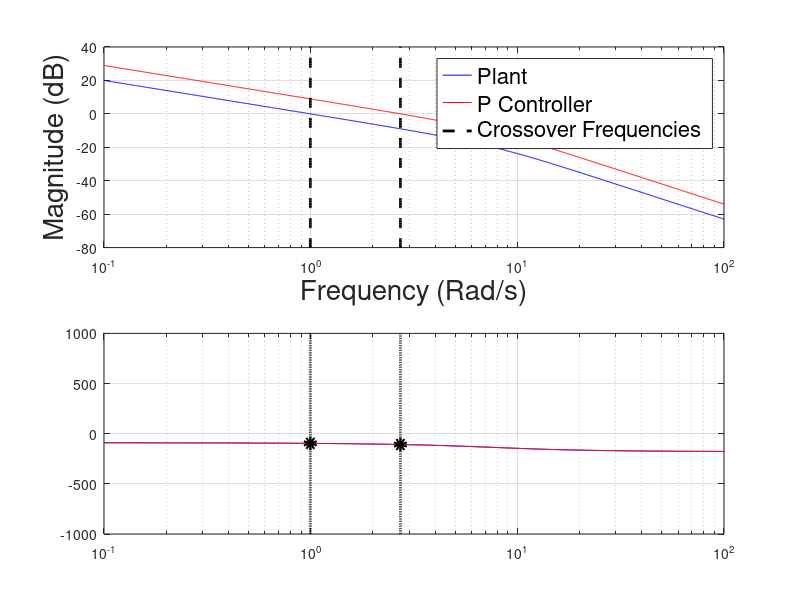

MATLAB code to generate this figure: (Note: this script raises an error after producing the figure.)
s = tf('s');

%% Define System Parameters
Izz = 0.170197;
Ixx = 0.025028;
Iyy = 0.16926;

m = 3.352;
g = 9.81;

motor_timing_constant = 0.125;

%% Yaw
heave_tf                    = (1/(motor_timing_constant*m))/(s + (1/motor_timing_constant))
heave_controller_tf         = 2.9782*(s+9.895)/s

climb_rate_tf               = feedback(heave_tf*heave_controller_tf, 1)*(1/s)

climb_rate_controller_tf    = 2.8                                          %P

climb_rate_controller_name  = 'P Controller'

transfer_function           = climb_rate_controller_tf*climb_rate_tf;

%% Plot Step Responses
% figure;
% hold on;
% 
% step(feedback(climb_rate_tf, 1), 'b')
% step(feedback(transfer_function, 1), 'r')
% 
% xlabel('Time (seconds)', 'FontSize', 20)
% ylabel('Amplitude', 'FontSize', 20)
% legend({'Unity Feedback', climb_rate_controller_name}, 'FontSize', 16);
% title('Climb Rate Controller', 'FontSize', 16)
% grid on;
% 
% hold off;

% figure;
% hold on;
% 
% plot(tout, a2.Data, 'LineWidth', 2)
% plot(tout, a3.Data, 'LineWidth', 2)
% yl = ylim;
% plot(zeros(2001, 1)+5, -1000:1000, 'k--', 'LineWidth', 2);               %Plot Disturbance injection
% 
% info = stepinfo(feedback(heave_controller_tf*heave_tf, 1));
% 
% xlabel('Time (seconds)', 'FontSize', 20)
% ylabel('Amplitude', 'FontSize', 20)
% legend({'Reference', 'Actual', 'Disturbance Injection'}, 'FontSize', 16);
% % title('Climb Rate Controller - Step Responses', 'FontSize', 20)
% ylim(yl)
% grid on;
% 
% hold off;


figure;
%% Plot Bode Plot, Highlighting the crossover poles
[mag, phase, wout]    = bode(climb_rate_tf);
[Gm,Pm,Wgm,Wpm]       = margin(climb_rate_tf);

[mag1, phase1, wout1]  = bode(transfer_function);
[Gm1,Pm1,Wgm1,Wpm1]     = margin(transfer_function);

xl = [max([wout(1) wout1(1)]) min([wout(end) wout1(end)])];

subplot(2, 1, 1)
semilogx(wout, 20*log10(squeeze(mag)), 'b', wout1, 20*log10(squeeze(mag1)), 'r')
hold on;
grid on;
yl = ylim;

plot(zeros(2001, 1)+Wpm, -1000:1000, 'k--', 'LineWidth', 2); %Mark Plot cross over point
plot(zeros(2001, 1)+Wpm1, -1000:1000, 'k--', 'LineWidth', 2); %Mark Plot cross over point
% plot(Wpm1, 0, 'ko', 'Markersize', 5, 'LineWidth', 5); %Mark Plot cross over point
% plot(Wpm, 0, 'ko', 'Markersize', 5, 'LineWidth', 5); %Mark Plot cross over point

xlim(xl)
ylim(yl)
xlabel('Frequency (Rad/s)', 'FontSize', 20);
ylabel('Magnitude (dB)', 'FontSize', 20);
% title('Closed Climb Rate Loop Bode - Gain Plot', 'FontSize', 20)
legend({'Plant', climb_rate_controller_name, 'Crossover Frequencies'},'FontSize', 16);
hold off;

subplot(2, 1, 2)
semilogx(wout, squeeze(phase), 'b', wout1, squeeze(phase1), 'r')
hold on;
grid on;
yl = ylim;

plot(zeros(2001, 1)+Wpm, -1000:1000, 'k--', 'LineWidth', 2); %Mark Plot cross over point
plot(zeros(2001, 1)+Wpm1, -1000:1000, 'k--', 'LineWidth', 2); %Mark Plot cross over point
plot(Wpm1, Pm1-180, 'ko', 'Markersize', 5, 'LineWidth', 5); %Mark Plot cross over point
plot(Wpm, Pm-180, 'ko', 'Markersize', 5, 'LineWidth', 5); %Mark Plot cross over point

dim = [.2 .5 .3 .3];
str = ['Phase Margin = ' num2str(round(Pm1, 2)) newline 'Frequency = ' num2str(round(Wpm1, 2))];
annotation('textbox',dim,'String',str,'FitBoxToText','on', 'FontSize', 12);

dim = [.2 .5 .5 .5];
str = ['Phase Margin = ' num2str(round(Pm, 2)) newline 'Frequency = ' num2str(round(Wpm, 2))];
annotation('textbox',dim,'String',str,'FitBoxToText','on', 'FontSize', 12);

xlim(xl)
ylim(yl)
xlabel('Frequency (Rad/s)', 'FontSize', 20);
ylabel('Phase (Deg)', 'FontSize', 20);
% title('Closed Climb Rate Loop Bode - Phase Plot', 'FontSize', 20)
legend({'Plant', climb_rate_controller_name, 'Crossover Frequencies'},'FontSize', 16);
hold off;

%% Plot Root Locus and highlight the closed loop poles
figure;
% subplot(1,2,1)
hold on;
                 
%Plot position of closed loop poles
cl_pole = rlocus(transfer_function, 1)           
plot(real(cl_pole),imag(cl_pole),'rs','Markersize',15, 'LineWidth', 5)

%Plot position of open loop poles
ol_pole = rlocus(transfer_function, 0)      ;    
plot(real(ol_pole),imag(ol_pole),'bx','Markersize',15, 'LineWidth', 3)

%Plot position of open loop zeros
[pole, zero] = pzmap(feedback(transfer_function, 1))  ; 
plot(real(zero),imag(zero),'go','Markersize',10, 'LineWidth', 3)

%Plot Open loop root locus
rlocus(transfer_function, 'c')   

% title(['Climb Rate Root Locus - ' climb_rate_controller_name], 'FontSize', 20)
title('')
xlabel('Imaginary Axis', 'FontSize', 20);
ylabel('Real Axis', 'FontSize', 20);
legend({'Closed Loop Poles', 'Open Loop Poles', 'Zeros'}, 'FontSize', 16)

grid on;
hold off;